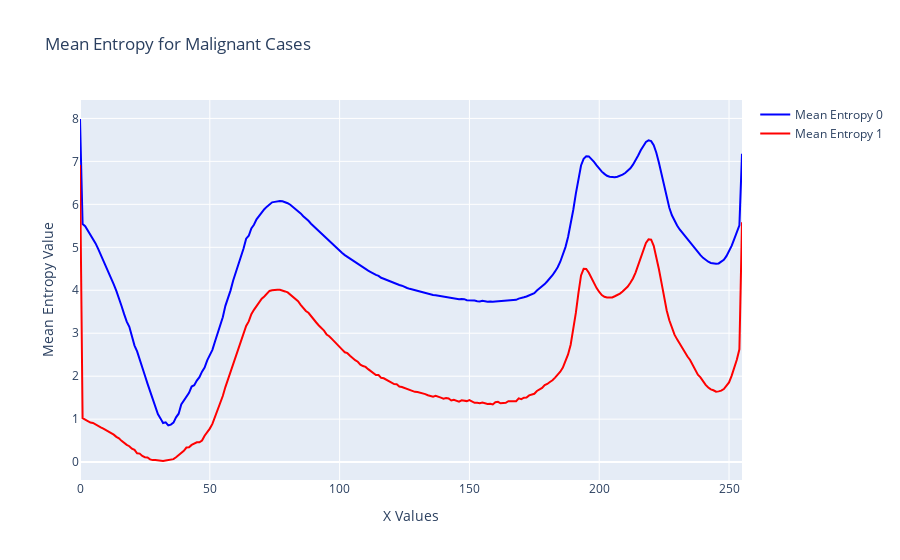

The code cell stored with this chart in its notebook:
### Code cell
import os
import pandas as pd
import plotly.graph_objects as go

# Parent directory containing folders with Excel files for each image
entropy_parent_folder = "C:\\Users\\Aneesh PB\\Downloads\\Topology Project\\Full segment\\Entropy\\Bengin cases\\"
entropy_parent_folder = "C:\\Users\\Aneesh PB\\Downloads\\Topology Project\\Full segment\\Entropy code\\3000\\Entropy\\Malignant cases\\"

# Initialize dictionaries to store entropy values for each x value
entropy_0_dict = {}
entropy_1_dict = {}

# Iterate over all the entropy files
for entropy_file in os.listdir(entropy_parent_folder):
    if entropy_file.endswith('_Entropy_values.xlsx'):
        entropy_file_path = os.path.join(entropy_parent_folder, entropy_file)

        # Read the entropy values DataFrame
        entropy_df = pd.read_excel(entropy_file_path)

        # Extract x values from the first column
        x_values = entropy_df.iloc[:, 0]

        # Update entropy dictionaries with mean values for each x value
        for x, entropy_0, entropy_1 in zip(x_values, entropy_df['Entropy 0'], entropy_df['Entropy 1']):
            if x not in entropy_0_dict:
                entropy_0_dict[x] = [entropy_0]
                entropy_1_dict[x] = [entropy_1]
            else:
                entropy_0_dict[x].append(entropy_0)
                entropy_1_dict[x].append(entropy_1)

# Calculate mean entropy values for each x value
mean_entropy_0 = {x: sum(values) / len(values) for x, values in entropy_0_dict.items()}
mean_entropy_1 = {x: sum(values) / len(values) for x, values in entropy_1_dict.items()}
mean_entropy_0 = dict(sorted(mean_entropy_0.items()))
mean_entropy_1 = dict(sorted(mean_entropy_1.items()))

# Create a single figure with two curves
fig = go.Figure()

# Add Mean Entropy 0 plot
fig.add_trace(go.Scatter(x=list(mean_entropy_0.keys()), y=list(mean_entropy_0.values()),
                         mode='lines', name='Mean Entropy 0', line=dict(color='blue')))

# Add Mean Entropy 1 plot
fig.add_trace(go.Scatter(x=list(mean_entropy_1.keys()), y=list(mean_entropy_1.values()),
                         mode='lines', name='Mean Entropy 1', line=dict(color='red')))

# Update layout
fig.update_layout(title='Mean Entropy for Malignant Cases',
                  xaxis_title='X Values',
                  yaxis_title='Mean Entropy Value',
                  )

# Show the figure
fig.show()

### Figure 1 — Plotly figure (JSON) as saved in the notebook; plotly's stock layout.template omitted (floating-point values rounded to 4 significant figures; data arrays with more than 128 entries replaced by an {"elided": "..."} marker saying what was removed)
{"data": [{"line": {"color": "blue"}, "mode": "lines", "name": "Mean Entropy 0", "type": "scatter", "x": {"elided": "256 int values"}, "y": {"elided": "256 float values"}}, {"line": {"color": "red"}, "mode": "lines", "name": "Mean Entropy 1", "type": "scatter", "x": {"elided": "256 int values"}, "y": {"elided": "256 float values"}}], "layout": {"title": {"text": "Mean Entropy for Malignant Cases"}, "xaxis": {"title": {"text": "X Values"}}, "yaxis": {"title": {"text": "Mean Entropy Value"}}}}
